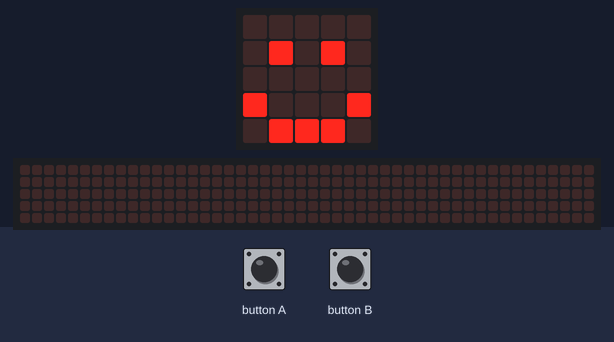
The program below on a simulated BBC micro:bit (MakeCode). On the bench: the board's 5×5 LED display, a strip that is not on the board, showing the scrolling text unrolled. The 48×5 strip is a reading aid, not a part: it shows the text the display is scrolling, unrolled, one strip-width of it at a time.

Above: at 0.1 s.
At 0.5 s:
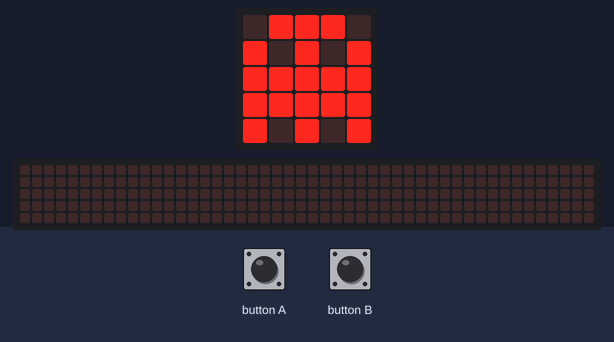
At 1.1 s:
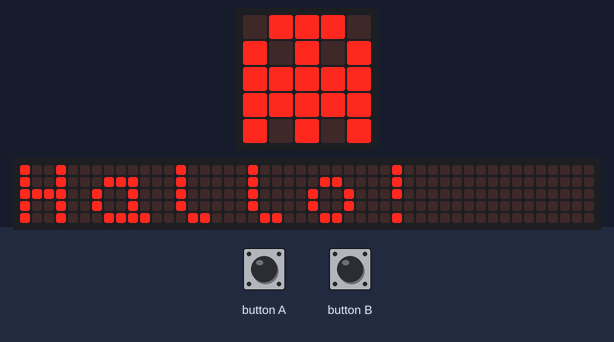
At 6.6 s:
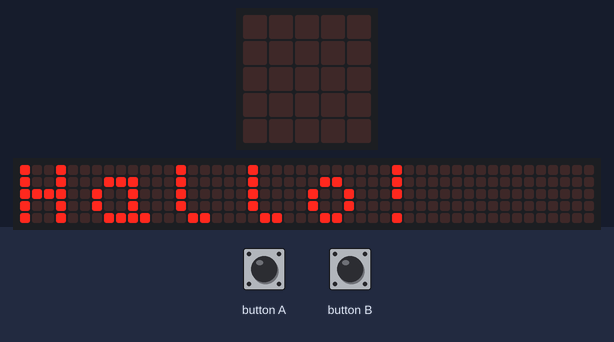
At 7.4 s:
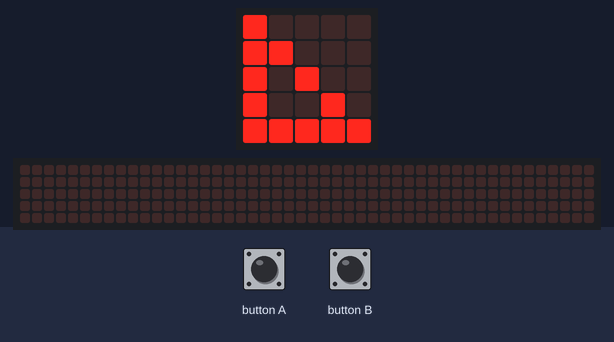
At 34.0 s:
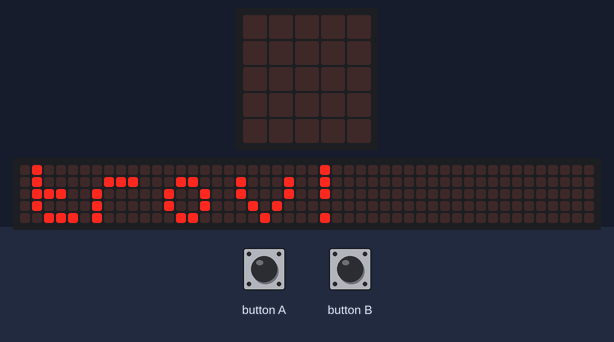

Measured:
- what the display in image 1 shows lasts 0.6 s, from 0.4 s to 1.0 s
- what the display in image 3 shows lasts 0.7 s, from 6.6 s to 7.3 s
- what the display in image 4 shows lasts 0.4 s, from 7.3 s to 7.7 s

The program:

main.ts
```typescript
input.onButtonPressed(Button.A, function () {
    basic.showArrow(ArrowNames.North)
})
input.onGesture(Gesture.Shake, function () {
    basic.showArrow(ArrowNames.East)
})
input.onButtonPressed(Button.B, function () {
    basic.showArrow(ArrowNames.NorthEast)
})
basic.showLeds(`
    . . . . .
    . # . # .
    . . . . .
    # . . . #
    . # # # .
    `)
basic.showIcon(IconNames.Ghost)
basic.showString("Hallo!")
basic.showLeds(`
    # . . . .
    # # . . .
    # . # . .
    # . . # .
    # # # # #
    `)
basic.showString("Hallo Nikola Spasov Dimitrov!")
basic.forever(function () {

})
```

test.ts
```typescript
// тестовете отиват тук; това няма да се компилира, когато този пакет се използва като разширение.
```
